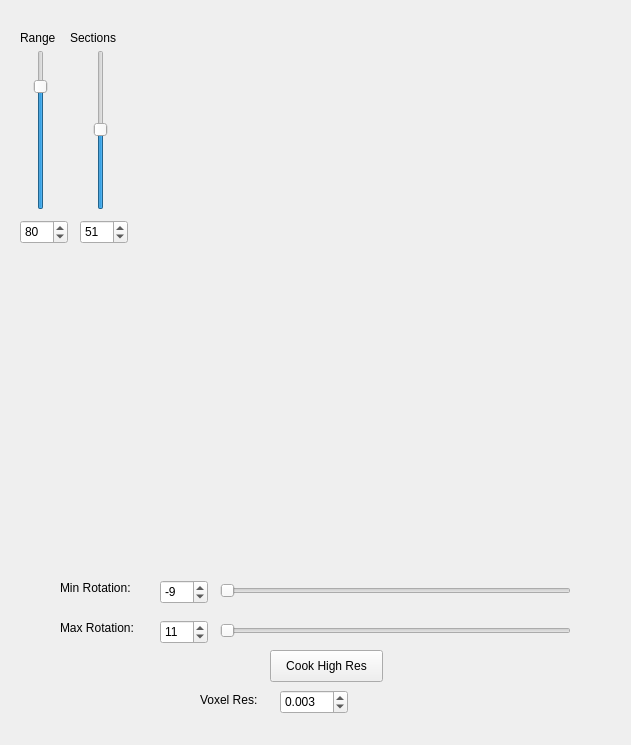
<?xml version="1.0" encoding="UTF-8"?>
<ui version="4.0">
 <class>Form</class>
 <widget class="QWidget" name="Form">
  <property name="geometry">
   <rect>
    <x>0</x>
    <y>0</y>
    <width>631</width>
    <height>745</height>
   </rect>
  </property>
  <property name="windowTitle">
   <string>Form</string>
  </property>
  <widget class="QLabel" name="image">
   <property name="geometry">
    <rect>
     <x>10</x>
     <y>10</y>
     <width>601</width>
     <height>551</height>
    </rect>
   </property>
   <property name="text">
    <string/>
   </property>
   <property name="pixmap">
    <pixmap>Rock.png</pixmap>
   </property>
  </widget>
  <widget class="QSlider" name="rangeScale">
   <property name="geometry">
    <rect>
     <x>30</x>
     <y>50</y>
     <width>22</width>
     <height>160</height>
    </rect>
   </property>
   <property name="minimum">
    <number>1</number>
   </property>
   <property name="maximum">
    <number>100</number>
   </property>
   <property name="value">
    <number>80</number>
   </property>
   <property name="orientation">
    <enum>Qt::Vertical</enum>
   </property>
  </widget>
  <widget class="QSlider" name="numSections">
   <property name="geometry">
    <rect>
     <x>90</x>
     <y>50</y>
     <width>22</width>
     <height>160</height>
    </rect>
   </property>
   <property name="minimum">
    <number>2</number>
   </property>
   <property name="value">
    <number>51</number>
   </property>
   <property name="orientation">
    <enum>Qt::Vertical</enum>
   </property>
  </widget>
  <widget class="QSpinBox" name="spinBox">
   <property name="geometry">
    <rect>
     <x>20</x>
     <y>220</y>
     <width>48</width>
     <height>24</height>
    </rect>
   </property>
   <property name="minimum">
    <number>1</number>
   </property>
   <property name="maximum">
    <number>100</number>
   </property>
   <property name="value">
    <number>80</number>
   </property>
  </widget>
  <widget class="QSpinBox" name="spinBox_2">
   <property name="geometry">
    <rect>
     <x>80</x>
     <y>220</y>
     <width>48</width>
     <height>24</height>
    </rect>
   </property>
   <property name="minimum">
    <number>2</number>
   </property>
   <property name="value">
    <number>51</number>
   </property>
  </widget>
  <widget class="QPushButton" name="highBtn">
   <property name="geometry">
    <rect>
     <x>270</x>
     <y>650</y>
     <width>113</width>
     <height>32</height>
    </rect>
   </property>
   <property name="text">
    <string>Cook High Res</string>
   </property>
  </widget>
  <widget class="QLabel" name="label_2">
   <property name="geometry">
    <rect>
     <x>200</x>
     <y>690</y>
     <width>71</width>
     <height>20</height>
    </rect>
   </property>
   <property name="text">
    <string>Voxel Res:</string>
   </property>
  </widget>
  <widget class="QSlider" name="minRot">
   <property name="geometry">
    <rect>
     <x>220</x>
     <y>580</y>
     <width>351</width>
     <height>22</height>
    </rect>
   </property>
   <property name="orientation">
    <enum>Qt::Horizontal</enum>
   </property>
  </widget>
  <widget class="QSlider" name="maxRot">
   <property name="geometry">
    <rect>
     <x>220</x>
     <y>620</y>
     <width>351</width>
     <height>22</height>
    </rect>
   </property>
   <property name="orientation">
    <enum>Qt::Horizontal</enum>
   </property>
  </widget>
  <widget class="QSpinBox" name="spinBox_3">
   <property name="geometry">
    <rect>
     <x>160</x>
     <y>580</y>
     <width>48</width>
     <height>24</height>
    </rect>
   </property>
   <property name="minimum">
    <number>-180</number>
   </property>
   <property name="maximum">
    <number>180</number>
   </property>
   <property name="value">
    <number>-9</number>
   </property>
  </widget>
  <widget class="QSpinBox" name="spinBox_4">
   <property name="geometry">
    <rect>
     <x>160</x>
     <y>620</y>
     <width>48</width>
     <height>24</height>
    </rect>
   </property>
   <property name="maximum">
    <number>180</number>
   </property>
   <property name="value">
    <number>11</number>
   </property>
  </widget>
  <widget class="QLabel" name="label_3">
   <property name="geometry">
    <rect>
     <x>60</x>
     <y>580</y>
     <width>81</width>
     <height>16</height>
    </rect>
   </property>
   <property name="text">
    <string>Min Rotation:</string>
   </property>
  </widget>
  <widget class="QLabel" name="label_4">
   <property name="geometry">
    <rect>
     <x>60</x>
     <y>620</y>
     <width>81</width>
     <height>16</height>
    </rect>
   </property>
   <property name="text">
    <string>Max Rotation:</string>
   </property>
  </widget>
  <widget class="QLabel" name="label_5">
   <property name="geometry">
    <rect>
     <x>20</x>
     <y>30</y>
     <width>41</width>
     <height>16</height>
    </rect>
   </property>
   <property name="text">
    <string>Range</string>
   </property>
  </widget>
  <widget class="QLabel" name="label_6">
   <property name="geometry">
    <rect>
     <x>70</x>
     <y>30</y>
     <width>60</width>
     <height>16</height>
    </rect>
   </property>
   <property name="text">
    <string>Sections</string>
   </property>
  </widget>
  <widget class="QDoubleSpinBox" name="voxelVal">
   <property name="geometry">
    <rect>
     <x>280</x>
     <y>690</y>
     <width>68</width>
     <height>24</height>
    </rect>
   </property>
   <property name="decimals">
    <number>3</number>
   </property>
   <property name="minimum">
    <double>0.001000000000000</double>
   </property>
   <property name="maximum">
    <double>0.005000000000000</double>
   </property>
   <property name="value">
    <double>0.003000000000000</double>
   </property>
  </widget>
 </widget>
 <resources/>
 <connections>
  <connection>
   <sender>rangeScale</sender>
   <signal>valueChanged(int)</signal>
   <receiver>spinBox</receiver>
   <slot>setValue(int)</slot>
   <hints>
    <hint type="sourcelabel">
     <x>43</x>
     <y>153</y>
    </hint>
    <hint type="destinationlabel">
     <x>39</x>
     <y>236</y>
    </hint>
   </hints>
  </connection>
  <connection>
   <sender>spinBox</sender>
   <signal>valueChanged(int)</signal>
   <receiver>rangeScale</receiver>
   <slot>setValue(int)</slot>
   <hints>
    <hint type="sourcelabel">
     <x>26</x>
     <y>232</y>
    </hint>
    <hint type="destinationlabel">
     <x>41</x>
     <y>174</y>
    </hint>
   </hints>
  </connection>
  <connection>
   <sender>numSections</sender>
   <signal>valueChanged(int)</signal>
   <receiver>spinBox_2</receiver>
   <slot>setValue(int)</slot>
   <hints>
    <hint type="sourcelabel">
     <x>101</x>
     <y>140</y>
    </hint>
    <hint type="destinationlabel">
     <x>99</x>
     <y>232</y>
    </hint>
   </hints>
  </connection>
  <connection>
   <sender>spinBox_2</sender>
   <signal>valueChanged(int)</signal>
   <receiver>numSections</receiver>
   <slot>setValue(int)</slot>
   <hints>
    <hint type="sourcelabel">
     <x>87</x>
     <y>232</y>
    </hint>
    <hint type="destinationlabel">
     <x>100</x>
     <y>197</y>
    </hint>
   </hints>
  </connection>
  <connection>
   <sender>minRot</sender>
   <signal>valueChanged(int)</signal>
   <receiver>spinBox_3</receiver>
   <slot>setValue(int)</slot>
   <hints>
    <hint type="sourcelabel">
     <x>266</x>
     <y>594</y>
    </hint>
    <hint type="destinationlabel">
     <x>179</x>
     <y>590</y>
    </hint>
   </hints>
  </connection>
  <connection>
   <sender>spinBox_3</sender>
   <signal>valueChanged(int)</signal>
   <receiver>minRot</receiver>
   <slot>setValue(int)</slot>
   <hints>
    <hint type="sourcelabel">
     <x>187</x>
     <y>600</y>
    </hint>
    <hint type="destinationlabel">
     <x>270</x>
     <y>591</y>
    </hint>
   </hints>
  </connection>
  <connection>
   <sender>maxRot</sender>
   <signal>valueChanged(int)</signal>
   <receiver>spinBox_4</receiver>
   <slot>setValue(int)</slot>
   <hints>
    <hint type="sourcelabel">
     <x>266</x>
     <y>632</y>
    </hint>
    <hint type="destinationlabel">
     <x>184</x>
     <y>633</y>
    </hint>
   </hints>
  </connection>
  <connection>
   <sender>spinBox_4</sender>
   <signal>valueChanged(int)</signal>
   <receiver>maxRot</receiver>
   <slot>setValue(int)</slot>
   <hints>
    <hint type="sourcelabel">
     <x>194</x>
     <y>624</y>
    </hint>
    <hint type="destinationlabel">
     <x>290</x>
     <y>631</y>
    </hint>
   </hints>
  </connection>
  <connection>
   <sender>numSections</sender>
   <signal>valueChanged(int)</signal>
   <receiver>spinBox_2</receiver>
   <slot>setValue(int)</slot>
   <hints>
    <hint type="sourcelabel">
     <x>100</x>
     <y>152</y>
    </hint>
    <hint type="destinationlabel">
     <x>103</x>
     <y>232</y>
    </hint>
   </hints>
  </connection>
 </connections>
</ui>
